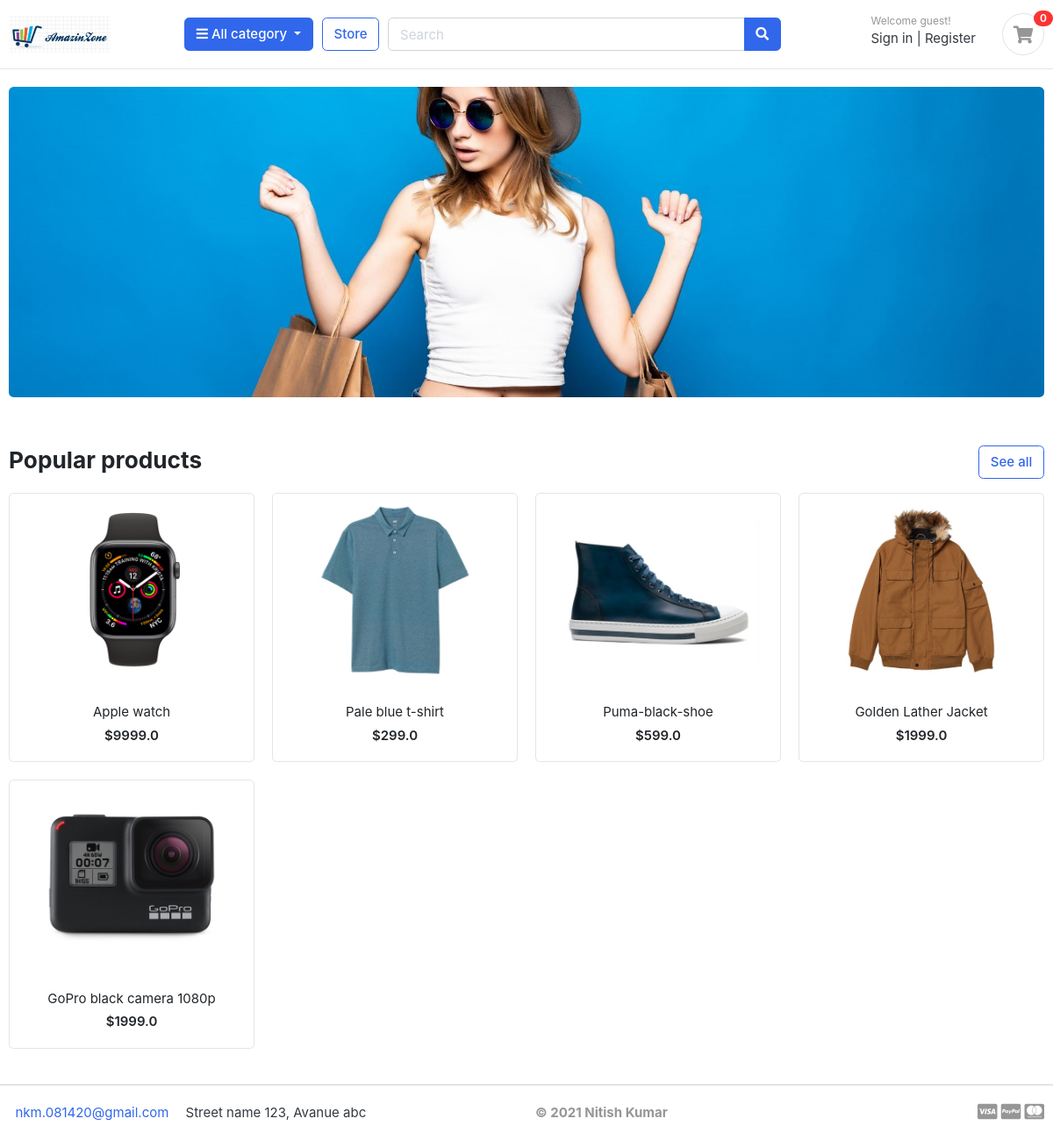
The page / on the database its author committed.
### store/models.py (models this page shows, shortened)
class Product(models.Model):
	title = models.CharField(max_length=100)
	slug = models.SlugField(max_length=100, unique=True)
	category = models.ForeignKey(Category, on_delete=models.CASCADE)
	image = models.ImageField(upload_to='products/images/')
	price = models.FloatField()
	details = models.TextField()
	quantity = models.IntegerField()
	in_stock = models.BooleanField(default=True)
	date_add = models.DateField(default=timezone.now)

### AmazinZone/views.py (the view)
# urls.py: path('', views.homepage, name="homepage"),
def homepage(request):
	products = Product.objects.all()
	return render(request, 'index.html', {'homepage_products': products})

### cart/context_processors.py (called while the page is built)
def grand_total(request, tax_rate=6.9):
    total = 0
    count = 0
    cart_items = CartItem.objects.filter(cart__cart_id=_cart_id(request))
    for item in cart_items:
        total += item.sub_total()
        count += item.quantity
    tax = total * tax_rate // 100
    context = {}
    context['cart_items_count'] = count
    context['cart_total'] = total
    context['cart_tax'] = tax
    context['cart_tax_rate'] = tax_rate
    context['grand_total'] = tax + total
    return context

### cart/views.py (called while the page is built)
def _cart_id(request):
    cart = request.session.session_key
    if not cart:
        cart = request.session.create()
    return cart

### store/context_processors.py (called while the page is built)
def get_categories(request):
    categories = Category.objects.all()
    return {'product_categories': categories}

### templates/index.html
{% extends "base.html" %}
{% load static %}
{% block content %}
{% include 'includes/navbar.html' %}
<section class="section-intro padding-y-sm">
    <div class="container">
        <div class="intro-banner-wrap">
            <img src="{% static 'images/banners/cover.jpg' %}" class="img-fluid rounded">
        </div>
    </div>
</section>
<section class="section-name padding-y-sm">
    <div class="container">
        <header class="section-heading">
            <a href="{% url "store:category_all" %}" class="btn btn-outline-primary float-right">See all</a>
            <h3 class="section-title">Popular products</h3>
        </header>
        <div class="row">
            {% for product in homepage_products %}
            <div class="col-md-3">
                <div class="card card-product-grid">
                    <a href="{% url 'products:product_detail' product.slug %}" class="img-wrap"> <img src="{{product.image.url}}"> </a>
                    <figcaption class="info-wrap" align="center">
                        <a href="{% url 'products:product_detail' product.slug %}" class="title">{{product.title | capfirst}}</a>
                        <div class="price mt-1">${{product.price}}</div>
                    </figcaption>
                </div>
            </div>
            {% endfor %}
        </div>
    </div>
</section>
{% include 'includes/footer.html' %}
{% endblock content %}

### static/css/ui.css (style rules this page uses)
html { font-family: "Inter", sans-serif; font-size: 15px; }
.img-wrap { text-align: center; display: block; }
.img-wrap img { max-width: 100%; }
.padding-y-sm { padding-top: 20px; padding-bottom: 20px; }
.section-heading { margin-bottom: 20px; margin-top: 15px; }
.section-title { color: #212529; }
[class*=card-product] a.title { color: #212529; display: block; }
[class*=card-product] .img-wrap { overflow: hidden; position: relative; }
[class*=card-product] .img-wrap img { height: 100%; max-width: 100%; width: auto; display: inline-block; -o-object-fit: cover; object-fit: cover; }
.card-product-grid { margin-bottom: 20px; }
.card-product-grid .img-wrap { border-radius: 0.2rem 0.2rem 0 0; height: 220px; }
.card-product-grid .info-wrap { overflow: hidden; padding: 18px 20px; }
.card .img-wrap { overflow: hidden; }
.price { font-weight: 600; color: #212529; }

### rows shown on the page
Product: image (picture), title "Apple watch", price "9999.0"
Product: image (picture), title "Pale blue t-shirt", price "299.0"
Product: image (picture), title "Puma-black-shoe", price "599.0"
Product: image (picture), title "Golden Lather Jacket", price "1999.0"
Product: image (picture), title "GoPro black camera 1080p", price "1999.0"

### other values the page prints
{{ cart_items_count }} "0"
